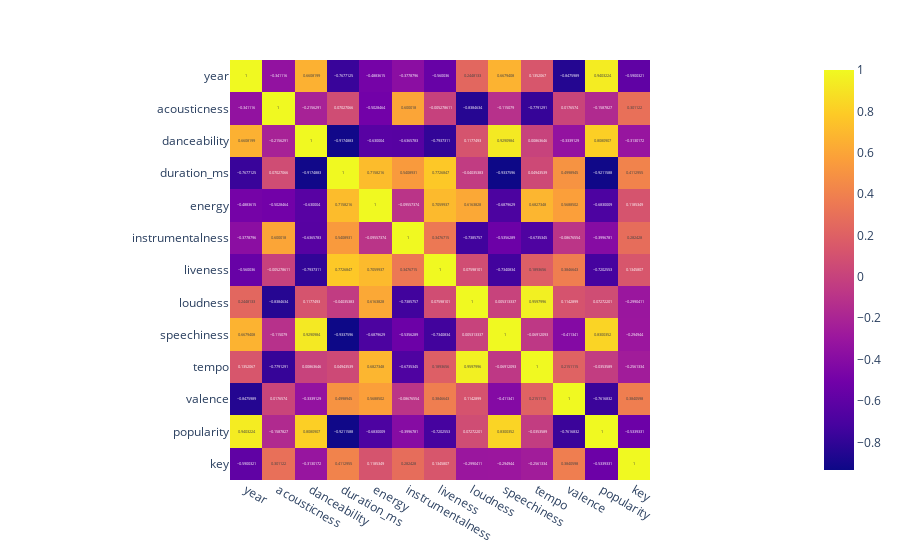

The notebook cell this image was saved under:
### Markdown cell above
### Correlation Matrix

### Code cell
fig = px.imshow(data_year_2000.drop('mode').toPandas().corr(), text_auto=True).show()

### Figure 1 — Plotly figure (JSON) as saved in the notebook; plotly's stock layout.template omitted (floating-point values rounded to 4 significant figures; data arrays with more than 128 entries replaced by an {"elided": "..."} marker saying what was removed)
{"data": [{"coloraxis": "coloraxis", "hovertemplate": "x: %{x}<br>y: %{y}<br>color: %{z}<extra></extra>", "name": "0", "texttemplate": "%{z}", "type": "heatmap", "x": ["year", "acousticness", "danceability", "duration_ms", "energy", "instrumentalness", "liveness", "loudness", "speechiness", "tempo", "valence", "popularity", "key"], "xaxis": "x", "y": ["year", "acousticness", "danceability", "duration_ms", "energy", "instrumentalness", "liveness", "loudness", "speechiness", "tempo", "valence", "popularity", "key"], "yaxis": "y", "z": {"elided": "13x13 float values"}}], "layout": {"coloraxis": {"colorscale": [[0, "#0d0887"], [0.1111, "#46039f"], [0.2222, "#7201a8"], [0.3333, "#9c179e"], [0.4444, "#bd3786"], [0.5556, "#d8576b"], [0.6667, "#ed7953"], [0.7778, "#fb9f3a"], [0.8889, "#fdca26"], [1, "#f0f921"]]}, "margin": {"t": 60}, "xaxis": {"anchor": "y", "constrain": "domain", "domain": [0, 1], "scaleanchor": "y"}, "yaxis": {"anchor": "x", "autorange": "reversed", "constrain": "domain", "domain": [0, 1]}}}
